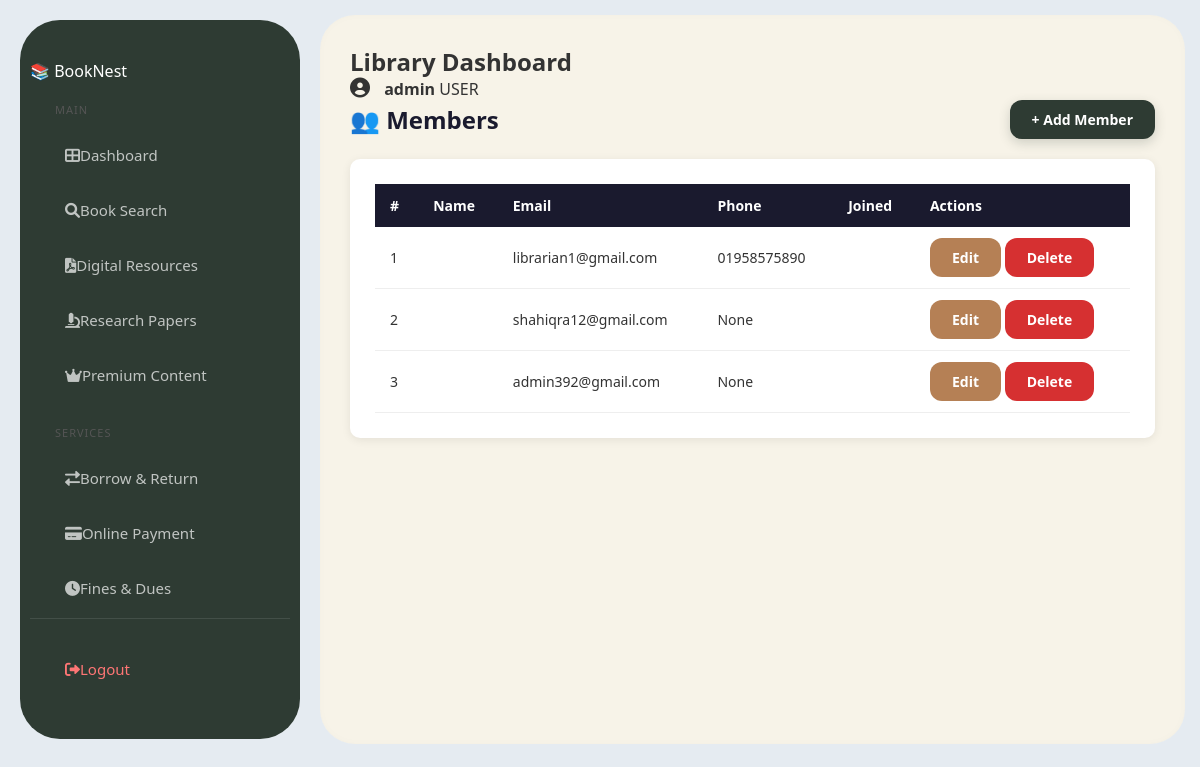
The page /members/ (signed in) on the database as committed earlier.
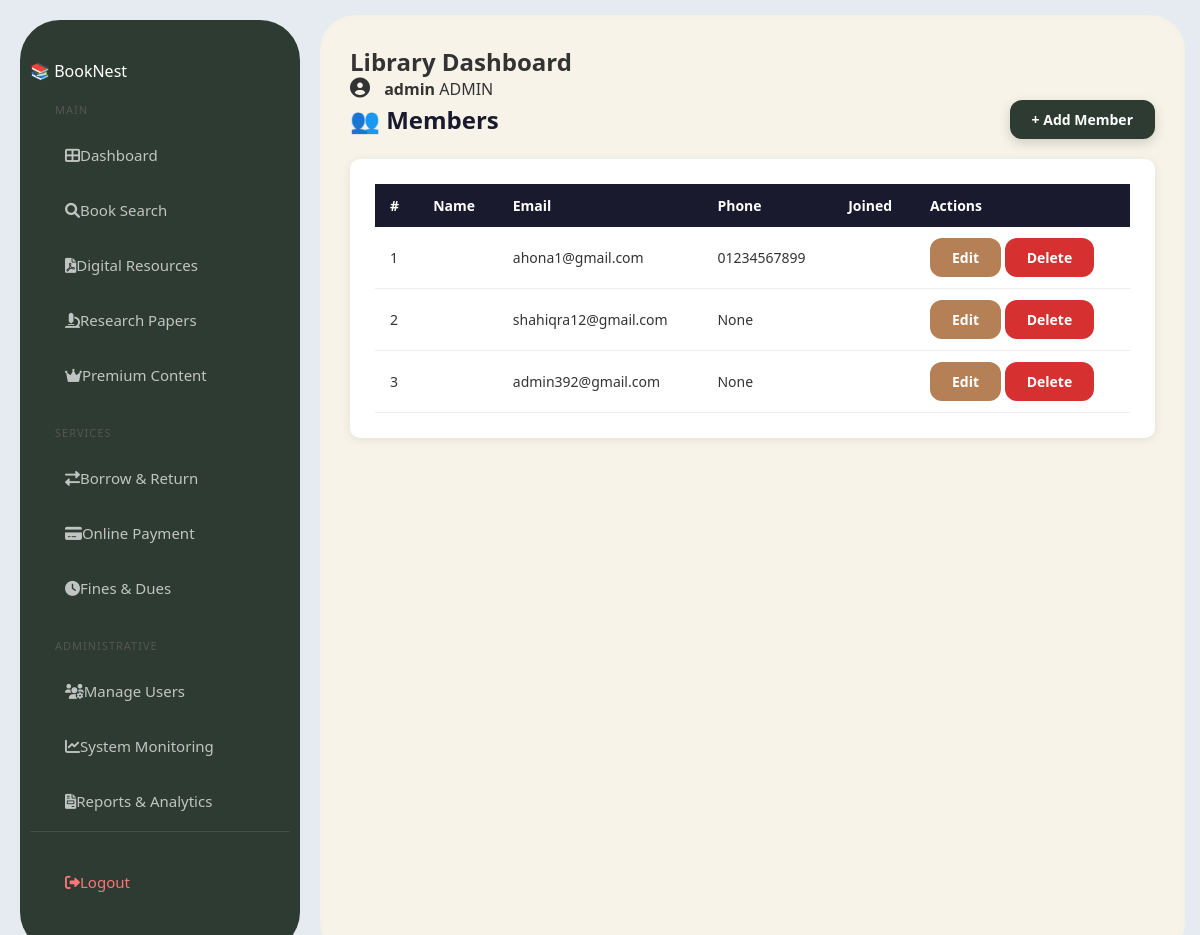
The same page on the database as committed later.
### library/models.py (models this page shows, shortened)
class User(AbstractUser):
    ADMIN = 'admin'
    LIBRARIAN = 'librarian'
    REGULAR_USER = 'user'
    ROLE_CHOICES = [
        (ADMIN, 'Administrator'),
        (LIBRARIAN, 'Librarian'),
        (REGULAR_USER, 'Regular User'),
    ]
    role = models.CharField(
        max_length=20,
        choices=ROLE_CHOICES,
        default=REGULAR_USER
    )
    phone = models.CharField(max_length=15, null=True, blank=True)

### library/views.py (the view)
# urls.py: path('members/', views.member_list, name='member_list'),
@login_required
@user_passes_test(is_librarian_or_admin, login_url='/')
def member_list(request):
    return render(request, 'library/member_list.html', {
        'members': User.objects.all().order_by('-date_joined')
    })

### library/views.py (called while the page is built)
def is_librarian_or_admin(user):
    return user.is_authenticated and (
        user.role in [User.LIBRARIAN, User.ADMIN] or user.is_superuser
    )

### library/templates/library/member_list.html (shortened to what this page needs)
{% extends 'library/base.html' %}
{% block content %}
<div class="top-bar">
    <h2>👥 Members</h2>
    <a href="{% url 'member_add' %}" class="btn btn-primary">+ Add Member</a>
</div>
<div class="table-box">
    <table>
        <thead>
            <tr>
                <th>#</th>
                <th>Name</th>
                <th>Email</th>
                <th>Phone</th>
                <th>Joined</th>
                <th>Actions</th>
            </tr>
        </thead>
        <tbody>
            {% for member in members %}
            <tr>
                <td>{{ forloop.counter }}</td>
                <td>{{ member.name }}</td>
                <td>{{ member.email }}</td>
                <td>{{ member.phone }}</td>
                <td>{{ member.joined_date }}</td>
                <td>
                    <a href="{% url 'member_edit' member.pk %}" class="btn btn-edit">Edit</a>
                    <a href="{% url 'member_delete' member.pk %}" class="btn btn-delete">Delete</a>
                </td>
            </tr>
            {% empty %}
            <tr><td colspan="6" style="text-align:center;">There are no members</td></tr>
            {% endfor %}
        </tbody>
    </table>
</div>
{% endblock %}

### library/templates/library/base.html (shortened to what this page needs)
{% load static %}
<!DOCTYPE html>
<html lang="en">
<head>
    <link rel="stylesheet" href="{% static 'library/css/style.css' %}">
    <link rel="stylesheet" href="https://cdnjs.cloudflare.com/ajax/libs/font-awesome/6.0.0/css/all.min.css">
</head>
<body>
<div class="layout">
    <aside class="sidebar">
        <div class="logo">📚 <span>Book</span>Nest</div>
        <div class="menu-section">
            <div class="menu-title">Main</div>
            <a href="{% url 'home' %}" class="menu-item"><i class="fas fa-th-large"></i> Dashboard</a>
            <a href="{% url 'book_list' %}" class="menu-item"><i class="fas fa-search"></i> Book Search</a>
            <a href="{% url 'digital_resources' %}" class="menu-item"><i class="fas fa-file-pdf"></i> Digital Resources</a>
            <a href="{% url 'research_papers' %}" class="menu-item"><i class="fas fa-microscope"></i> Research Papers</a>
            <a href="{% url 'premium_content' %}" class="menu-item premium"><i class="fas fa-crown"></i> Premium Content</a>
        </div>
        <div class="menu-section">
            <div class="menu-title">Services</div>
            <a href="{% url 'borrow_list' %}" class="menu-item"><i class="fas fa-exchange-alt"></i> Borrow & Return</a>
            <a href="{% url 'online_payment' %}" class="menu-item"><i class="fas fa-credit-card"></i> Online Payment</a>
            <a href="{% url 'fines_dues' %}" class="menu-item"><i class="fas fa-clock"></i> Fines & Dues</a>
        </div>
        {% if user.role == 'admin' or user.role == 'librarian' %}
        <div class="menu-section">
            <div class="menu-title">Administrative</div>
            <a href="{% url 'member_list' %}" class="menu-item"><i class="fas fa-users-cog"></i> Manage Users</a>
            <a href="{% url 'system_monitoring' %}" class="menu-item"><i class="fas fa-chart-line"></i> System Monitoring</a>
            <a href="{% url 'reports_analytics' %}" class="menu-item"><i class="fas fa-file-invoice"></i> Reports & Analytics</a>
        </div>
        {% endif %}
        <div style="margin-top: auto; padding-top: 20px; border-top: 1px solid rgba(255,255,255,0.1);">
            <a href="{% url 'logout' %}" class="menu-item" style="color: #ff7675;"><i class="fas fa-sign-out-alt"></i> Logout</a>
        </div>
    </aside>
    <main class="main-container">
        <header class="top-nav">
            <h2 style="font-size: 24px; font-weight: 800; color: var(--dark-green);">Library Dashboard</h2>
            <div class="user-profile">
                <i class="fas fa-user-circle" style="font-size: 20px; color: var(--brand-brown);"></i>
                <span style="margin-left: 10px; font-weight: 600;">{{ user.username }}</span>
                <span class="role-tag">{{ user.role|upper }}</span>
            </div>
        </header>
        {% block content %}{% endblock %}
    </main>
</div>
</body>
</html>

### library/static/library/css/style.css (style rules this page uses)
* { margin: 0; padding: 0; box-sizing: border-box; }
body { font-family: 'Segoe UI', sans-serif; background: #e5ebf1; color: #333; }
.layout { display: flex; min-height: calc(100vh - 60px); }
.sidebar { width: 280px; background: #2e3b33; padding: 40px 10px; margin: 20px; border-radius: 40px; color: white; }
.sidebar a { display: flex; align-items: center; color: rgba(255,255,255,0.7); text-decoration: none; padding: 15px 25px; font-size: 15px; border-radius: 15px; margin: 5px 10px; transition: 0.3s; }
.sidebar .menu-title { color: #555; font-size: 11px; text-transform: uppercase; padding: 20px 25px 8px; letter-spacing: 1px; }
.table-box { background: white; border-radius: 10px; padding: 25px; box-shadow: 0 2px 10px rgba(0,0,0,0.08); }
table { width: 100%; border-collapse: collapse; }
th { background: #1a1a2e; color: white; padding: 12px 15px; text-align: left; font-size: 14px; }
td { padding: 11px 15px; border-bottom: 1px solid #eee; font-size: 14px; }
.btn { padding: 10px 22px; border: none; border-radius: 12px; cursor: pointer; font-size: 14px; font-weight: 600; text-decoration: none; display: inline-block; transition: all 0.3s ease; }
.btn-primary { background: #2e3b33; color: white; box-shadow: 0 4px 12px rgba(46, 59, 51, 0.2); }
.btn-edit { background: #b58055; color: white; }
.btn-delete { background: #d63031; color: white; }
.top-bar { display: flex; justify-content: space-between; align-items: center; margin-bottom: 20px; }
.top-bar h2 { color: #1a1a2e; }
.main-container { flex: 1; background: #f7f3e8; margin: 15px 15px 15px 0; border-radius: 35px; padding: 30px; box-shadow: inset 0 0 10px rgba(0,0,0,0.02); }

Rows that differ between the two databases and show on the page:
removed User: email "librarian1@gmail.com", phone "01958575890"
changed User "admin392@gmail.com": role "USER" → "ADMIN"
added User: email "ahona1@gmail.com", phone "01234567899"
Other text that changed with them:
text now shown: "ADMINISTRATIVE Manage Users System Monitoring Reports & Analytics"
